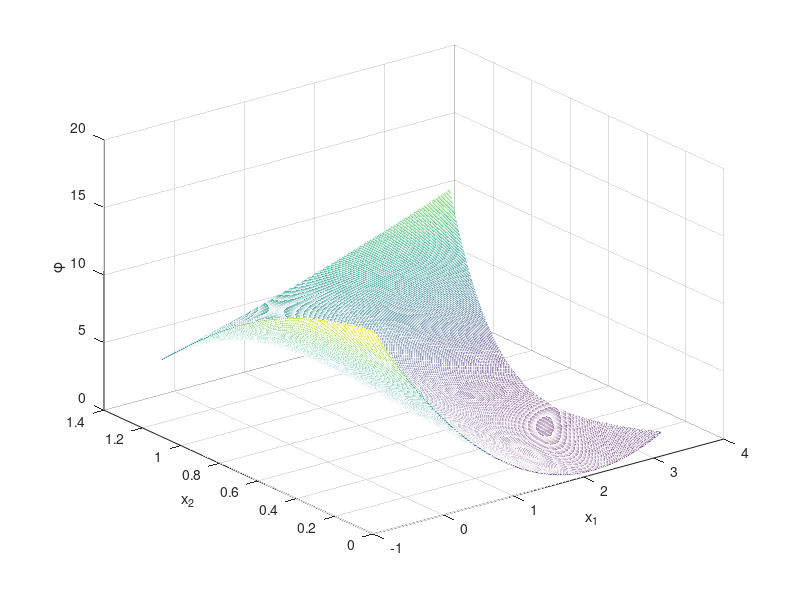

This figure's MATLAB source:
% Figure 9_5 : draw the figure of the book cover
    
x = -1:.01:3.1;
y = 0:.01:1.1;
[X,Y] = meshgrid(x,y);
phi = .5 * ((1.5 - X.*(1-Y)).^2 + (2.25 - X.*(1-Y.^2)).^2 + ...
      (2.625 - X.*(1-Y.^3)).^2 );
mesh(x,y,phi)
xlabel('x_1')
ylabel('x_2')
zlabel('\phi')